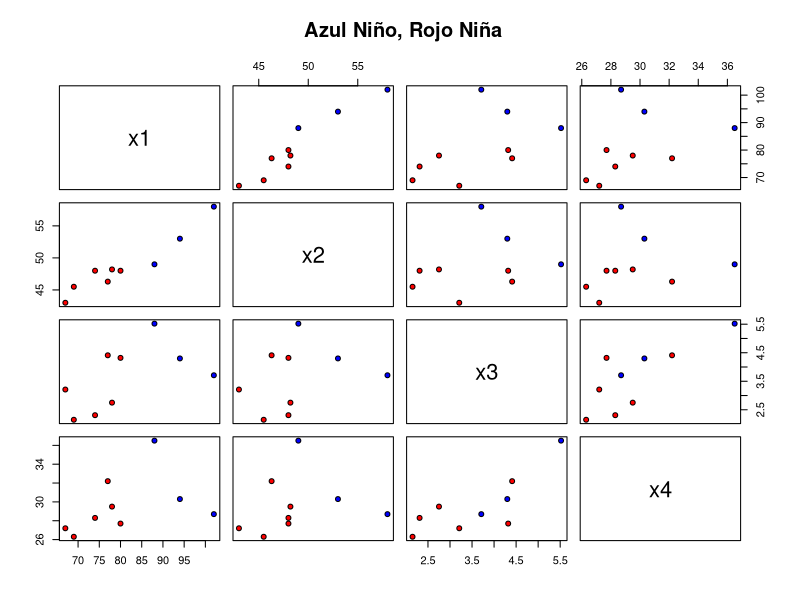
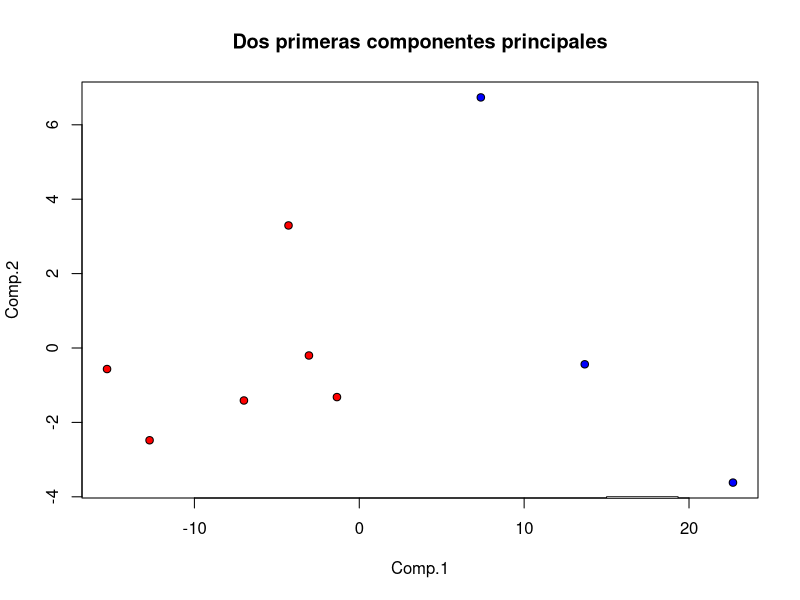
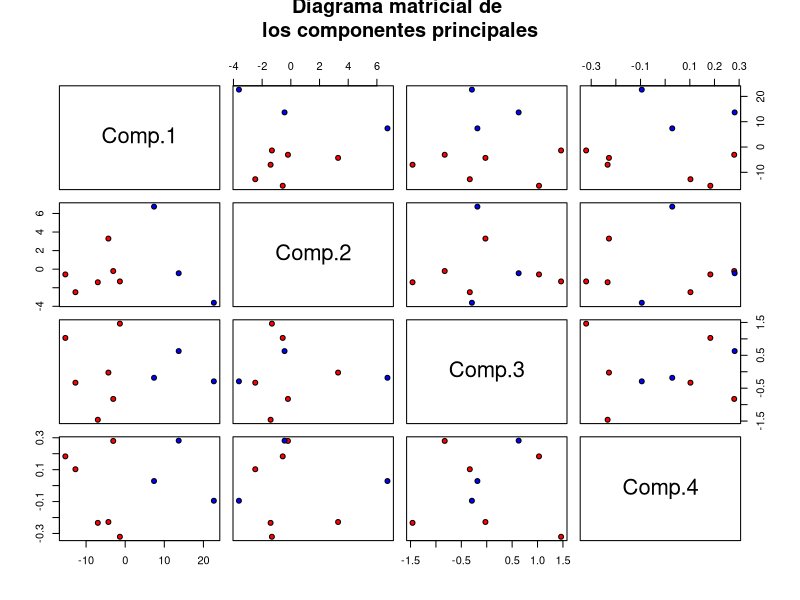
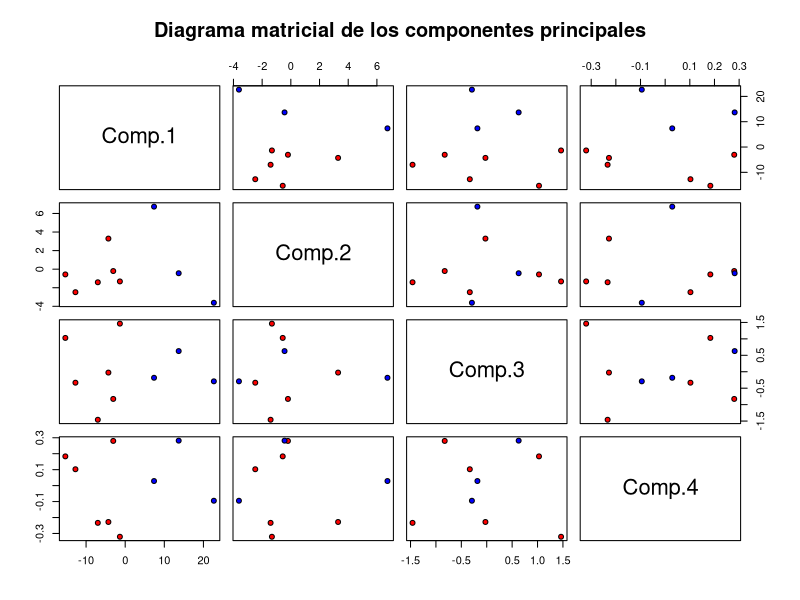
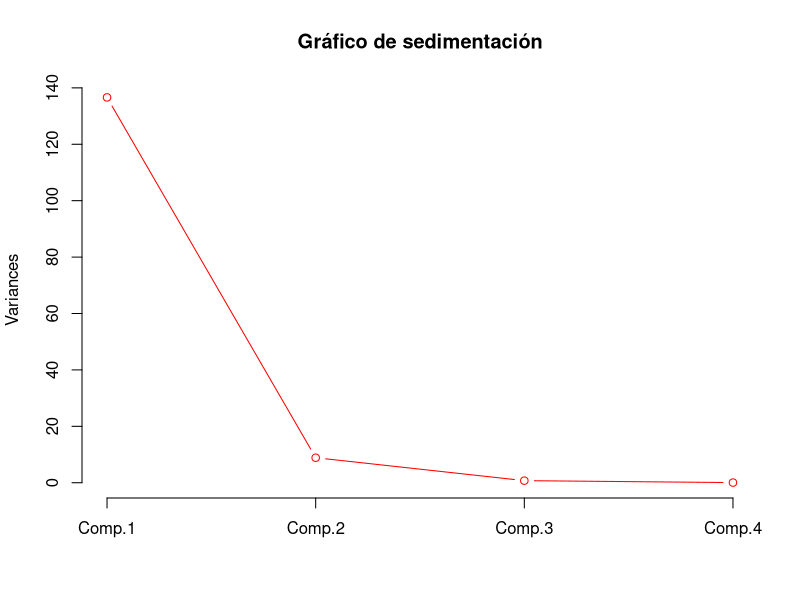
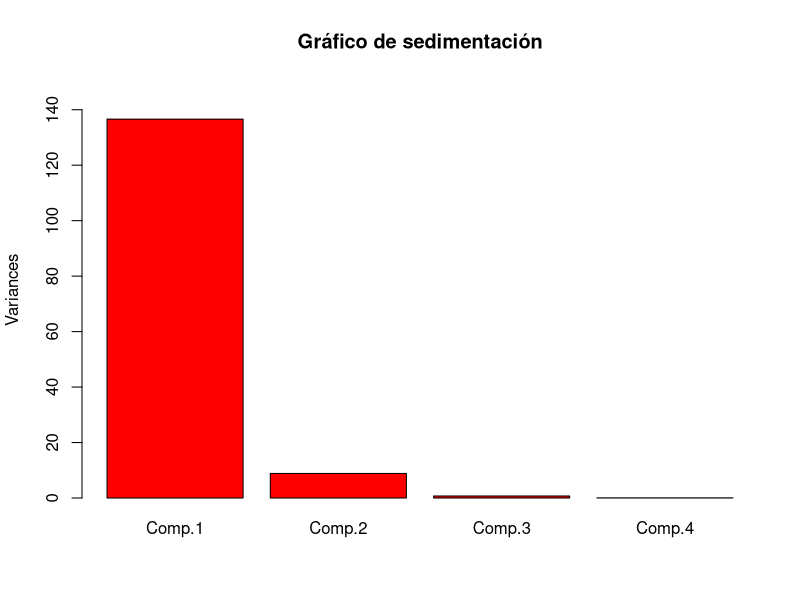
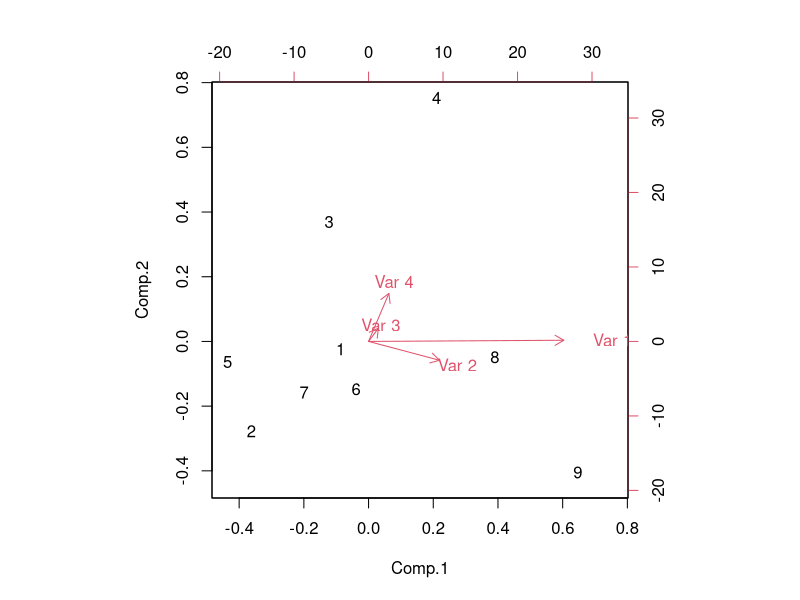

Source code (R) for these figures, in order:
## ---- chunk 1
n = 9
p = 4
X = matrix(c(78,48.2,2.75,29.5,69,45.5,2.15,26.3,
77,46.3,4.41,32.2, 88,49,5.52,36.5, 67,43,3.21,27.2,
80,48,4.32,27.7, 74,48,2.31,28.3, 94,53,4.3,30.3,
102,58,3.71,28.7),nrow=n,byrow=T)
Datos= as.data.frame(X)
names(Datos) = paste("x",c(1:p),sep="")
Sexo = as.factor(c("Niña","Niña","Niña","Niño",
"Niña","Niña","Niña","Niño","Niño"))
Datos$Sexo=Sexo
## ---- chunk 2
pairs(Datos[,1:4],pch=21,
bg = c("red", "blue")[unclass(Datos$Sexo)],
main="Diagrama matricial de las variables.
\n Azul Niño, Rojo Niña")
legend(15,-4,legend=levels(Datos$Sexo),pch=21,
pt.bg=c("red", "blue"),title="Sexo")
## ---- chunk 3
colMeans(X)
Hn=diag(rep(1,n))-1/n
Hn
## ---- chunk 4
colMeans(X) #  medias de las variables/columna
cX=Hn%*%X # matriz centrada cálculo matricial
cX=round(cX,3)
cX
## ---- chunk 5
S=cov(X)*(n-1)/n
S
eigen(S)-> sol
sol
## ---- chunk 6
CP=cX%*%sol$vectors
CP
## ---- chunk 7
princomp(X)-> solacp
plot(solacp$scores[,c(1:2)],pch=21,bg = c("red", "blue")[unclass(Datos$Sexo)],
main="Dos primeras componentes principales")
legend(15,-4,legend=levels(Datos$Sexo),pch=21,pt.bg=c("red", "blue"),title="Sexo")
## ---- chunk 8
pairs(solacp$scores,pch=21,
bg = c("red", "blue")[unclass(Datos$Sexo)],
main="Diagrama matricial de 
los componentes principales")
## ---- chunk 9
pairs(solacp$scores,pch=21,bg = c("red", "blue")[unclass(Datos$Sexo)],
main="Diagrama matricial de los componentes principales")
## ---- chunk 10
screeplot(solacp,type="lines",main="Gráfico de sedimentación",col="red")
## ---- chunk 11
screeplot(solacp,type="barplot",main="Gráfico de sedimentación",col="red",ylim=c(0,150))
## ---- chunk 12
library(corpcor)
cor2pcor(cor(X))
## ---- chunk 13
kmo.test <- function(df){
cor.sq = cor(df)^2
cor.sumsq = (sum(cor.sq)-dim(cor.sq)[1])
pcor.sq = cor2pcor(cor(df))^2
pcor.sumsq = (sum(pcor.sq)-dim(pcor.sq)[1])
kmo = cor.sumsq/(cor.sumsq+pcor.sumsq)
return(kmo)
} 

kmo.test(X)

## ---- chunk 14
library(psych)
cortest.bartlett(cor(X),n=n)
## ---- chunk 15
biplot(solacp)
